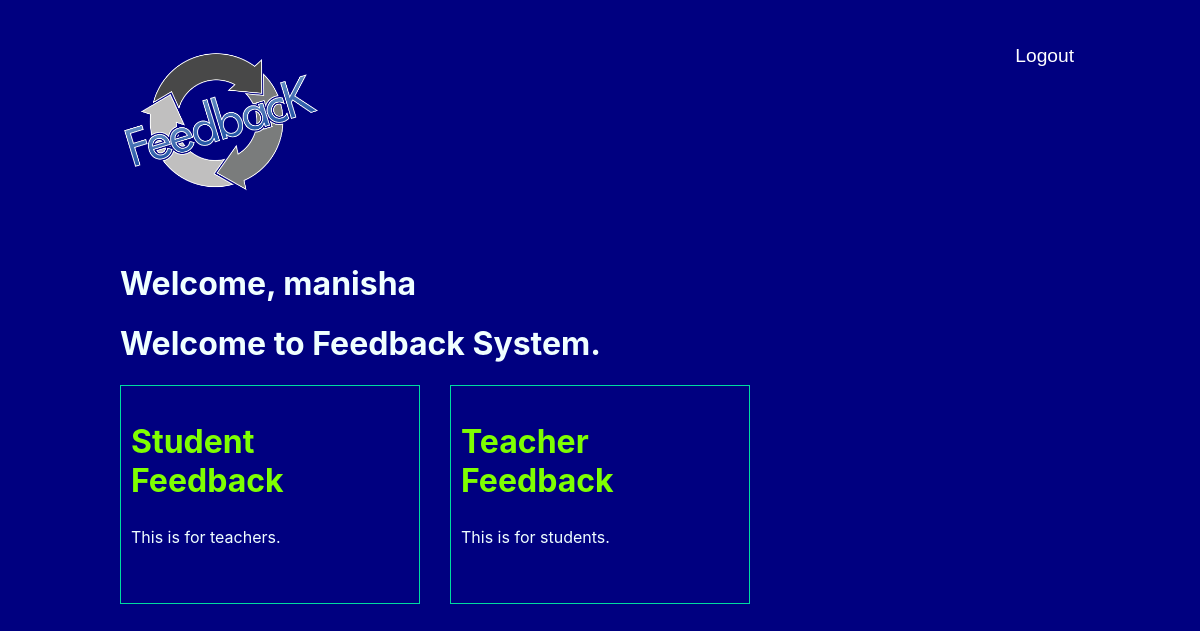
The page /feedbacktypes/ (signed in) on the database its author committed.
### feedbacktypes/models.py (models this page shows)
class FeedbackType(models.Model):
     title = models.CharField(max_length=100)
     slug = models.SlugField()
     body = models.TextField()

### feedbacktypes/views.py (the view)
def feedback_type(request):
    feedbacks = FeedbackType.objects.all()
    return render(request, 'feedbacktypes/feedback_type.html', {'feedbacks': feedbacks})

### feedbacktypes/templates/feedbacktypes/feedback_type.html (shortened to what this page needs)
{% extends 'feedback/base_layout.html' %}
{% block content %}
<h1>Welcome, {{request.user.username}}</h1>
        <h1>Welcome to Feedback System.</h1>
        <div class = "feedbacks">
            {% for feedback in feedbacks %}
            <div class = "feedback">
                <h2><a href="{% url 'feedbacktypes:detail'  %}">{{feedback.title}}</a></h2>
                <p>{{ feedback.body }}</p>
            </div>
            {% endfor %}
        </div>
 {% endblock %}

### feedbacktypes/static/feedbacktypes/style.css (style rules this page uses)
body { background-color: #000080; font-family: -apple-system, BlinkMacSystemFont, 'Segoe UI', Roboto, Oxygen, Ubuntu, Cantarell, 'Open Sans', 'Helvetica Neue', sans-serif; color: azure; }
a, a:hover, a:visited { color: chartreuse; text-decoration: none; }
.feedbacks { display: grid; grid-template-columns: 1fr 1fr 1fr; grid-gap: 30px; }
.feedback { padding: 10px; border: 1px solid #00dba0; position: relative; padding-bottom: 40px; }
.feedback h2 { font-size: 2em; }

### rows shown on the page
FeedbackType: title "Student Feedback", body "This is for teachers."
FeedbackType: title "Teacher Feedback", body "This is for students."

### other values the page prints
{{ request.user.username }} "manisha"
